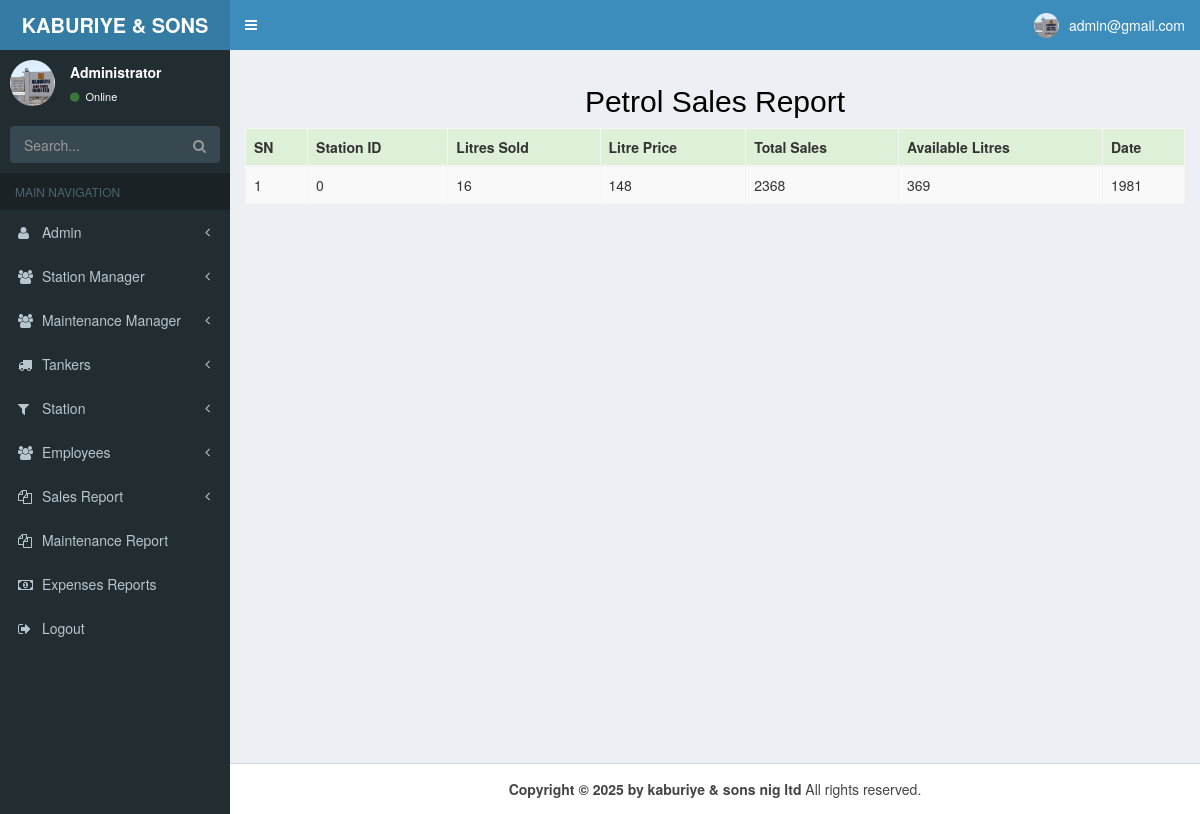
Before: /s_report.php (signed in) with the older database file.
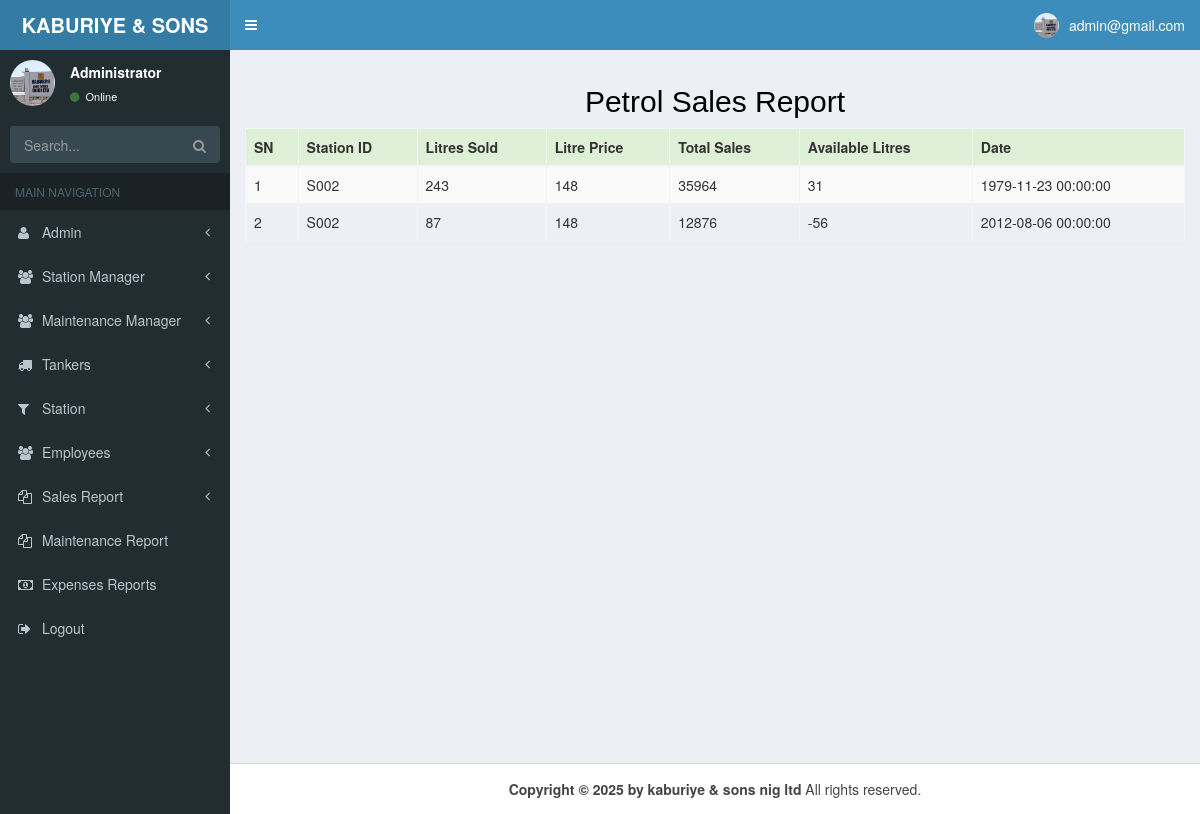
After: the same page with the newer database file.
### tables this page shows
CREATE TABLE `petrol_sales` (
  `SN` int(11) NOT NULL,
  `station_id` varchar(100) NOT NULL,
  `litre_sold` int(100) NOT NULL,
  `litre_price` int(100) NOT NULL,
  `total_sales` int(100) NOT NULL,
  `available_litre` int(100) NOT NULL,
  `date` datetime DEFAULT NULL
);

### s_report.php (the view, shortened to what the changed rows need)
<?php
require __DIR__ . "/config/database.php";
?>
<!DOCTYPE html>
<html>
<head>
  <link rel="stylesheet" href="css/bootstrap.min.css">
  <link rel="stylesheet" href="css/font-awesome.min.css">
  <link rel="stylesheet" href="css/ionicons.min.css">
  <link rel="stylesheet" href="css/AdminLTE.min.css">
  <link rel="stylesheet" href="css/_all-skins.min.css">
</head>
<body class="hold-transition skin-blue sidebar-mini">
  <div class="wrapper">
    <div class="conainer-fluid">
      <div class="content-wrapper">
        <section class="content">
          <h2 align="center" style="color:black;"> Petrol Sales Report</h2>
          <div style="position: relative; height: 620px; overflow: auto; display: block;">
            <table class="table table-bordered table-striped mb-0">
              <thead>
                <tr class="success">
                  <th> SN</th>
                  <th> Station ID</th>
                  <th> Litres Sold</th>
                  <th>Litre Price</th>
                  <th>Total Sales</th>
                  <th> Available Litres</th>
                  <th>Date</th>
                </tr>
              </thead>
              <?php
              $getRecords_string = "SELECT * from petrol_sales order by SN";
              $getRecord = mysqli_query($conn, $getRecords_string);
              $num_of_record = mysqli_num_rows($getRecord);
              if ($num_of_record > 0) {
                while ($record = mysqli_fetch_array($getRecord)) {
                  echo '<tr>';
                  echo "<td class=''>$record[SN]</td>";
                  echo "<td class=''>$record[station_id]</td>";
                  echo "<td class=''>$record[litre_sold]</td>";
                  echo "<td class=''>$record[litre_price]</td>";
                  echo "<td class=''>$record[total_sales]</td>";
                  echo "<td class=''>$record[available_litre]</td>";
                  echo "<td class=''>$record[date]</td>";
                  echo '</tr>';
                }
              } else {
                echo "<h6>Loading..........</h6>";
              }
              ?>
            </table>
          </div>
        </section>
      </div>
    </div>
  </div>
</body>
</html>

Changed rows visible on the page:
changed petrol_sales id 1: station "0" → "S002"; litre_sold "16" → "243"; total_sales "2368" → "35964"; available_litre "369" → "31"; date "1981" → "1979-11-23 00:00:00"
added petrol_sales: SN "2", station "S002", litre_sold "87", litre_price "148", total_sales "12876", available_litre "-56", date "2012-08-06 00:00:00"
